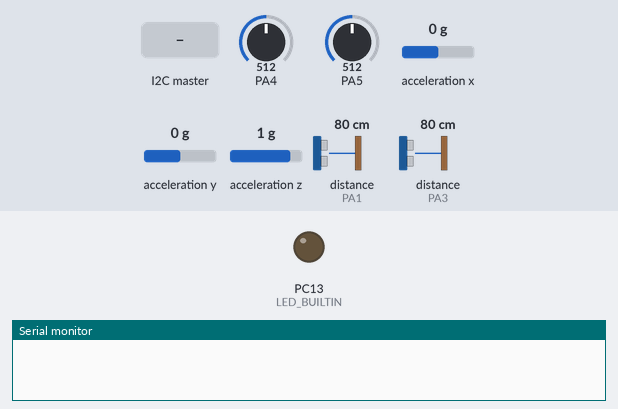
Bench run of a sketch on a simulated STM32 Black Pill. Shown: output pins drawn as LEDs (lit = HIGH), the last lines printed to the serial monitor. Wiring (inferred from the names in the program): 2 × ultrasonic range finder: trigger PA0, echo PA1 / trigger PA2, echo PA3; MPU-6050 motion sensor at I2C address 0x68; MPU-6050 motion sensor at I2C address 0x69. Dashed ring = blinking. The test bench sets the inputs (shaded band); at power-on: PA4 = 512, PA5 = 512, acceleration x 0 g, acceleration y 0 g, acceleration z 1 g, distance to the obstacle (sensors on PA1, PA3) 80 cm. The echo pulse lasts 58.3 µs per cm; pins used as bus, display or sensor lines are not drawn.

Above: at 0.0 s.
At 2.27 s:
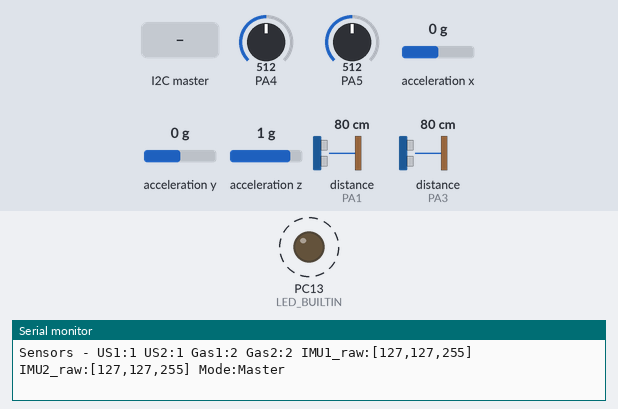
2.3 s: the I2C master sends the byte 1
5.3 s: the I2C master sends the byte 0
8.3 s: the I2C master sends the byte 90
Timing chart, 0 to 17.3 s (numbered marks = the images above; inputs shaded):
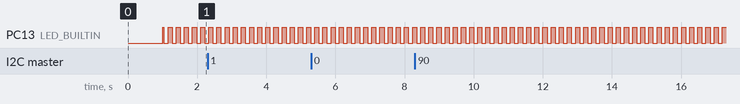

Measured:
- by itself, PC13 (LED_BUILTIN): alternates HIGH for 0.12 s and LOW for 0.12 s

The sketch:

STM32F401_SensorCollector.ino
```cpp
/*
 * STM32F401 Sensor Collector - I2C Slave (Address: 0x10)
 *
 * Hardware:
 * - 2x Ultrasonic sensors (HC-SR04 or similar)
 * - 2x Gas sensors (MQ series)
 * - 2x IMU sensors (MPU6050 or similar) on same I2C bus
 * - Hardware I2C for ESP8266 communication (default pins)
 *
 * Function: Collect sensor data and send to ESP8266 via I2C
 * Risk values: 1-3 for each sensor (1=safe, 2=warning, 3=danger)
 * IMU values: 0-255 raw data (128=0g, <128=negative, >128=positive)
 *
 * Note: All I2C devices share the same bus with different addresses
 * Uses mode switching between master (for IMU) and slave (for ESP8266)
 */

#include <Wire.h>

// I2C Configuration
#define I2C_SLAVE_ADDR 0x10

// Command codes from ESP8266
#define CMD_REQUEST_SENSORS 0x01
#define CMD_STATUS 0x02

// Ultrasonic sensor pins
#define ULTRASONIC1_TRIG PA0
#define ULTRASONIC1_ECHO PA1
#define ULTRASONIC2_TRIG PA2
#define ULTRASONIC2_ECHO PA3

// Gas sensor pins (analog)
#define GAS_SENSOR1 PA4
#define GAS_SENSOR2 PA5

// IMU sensors on same I2C bus
#define IMU1_ADDR 0x68  // MPU6050 default address
#define IMU2_ADDR 0x69  // MPU6050 with AD0 high

// Sensor data structure
struct SensorData {
  uint8_t ultrasonic1_risk;    // Risk level 1-3
  uint8_t ultrasonic2_risk;    // Risk level 1-3
  uint8_t gas1_risk;           // Risk level 1-3
  uint8_t gas2_risk;           // Risk level 1-3
  uint8_t imu1_x, imu1_y, imu1_z;  // IMU1 raw data 0-255
  uint8_t imu2_x, imu2_y, imu2_z;  // IMU2 raw data 0-255
} sensor_data;

// Global variables
volatile bool data_requested = false;
volatile bool i2c_master_mode = true;  // Flag to switch between master/slave
unsigned long last_sensor_read = 0;
const unsigned long SENSOR_UPDATE_INTERVAL = 100; // 100ms update rate

void setup() {
  Serial.begin(115200);
  delay(1000);
  Serial.println("STM32F401 Sensor Collector Starting...");

  // Initialize sensor pins
  initializeSensorPins();

  // Start in master mode to initialize IMU sensors
  Wire.begin();
  Wire.setClock(100000); // 100kHz for reliable communication

  // Initialize IMU sensors
  initializeIMUSensors();

  // Switch to slave mode for ESP8266 communication
  switchToSlaveMode();

  Serial.println("I2C Slave initialized (Address: 0x10)");
  Serial.println("System ready - collecting sensor data...");

  // Status LED
  pinMode(LED_BUILTIN, OUTPUT);
  digitalWrite(LED_BUILTIN, HIGH);

  // Initial sensor reading
  readAllSensors();
}

void loop() {
  // Update sensors periodically
  if (millis() - last_sensor_read >= SENSOR_UPDATE_INTERVAL) {
    // Temporarily switch to master mode for sensor reading
    if (!i2c_master_mode) {
      switchToMasterMode();
    }

    readAllSensors();
    last_sensor_read = millis();

    // Switch back to slave mode
    if (i2c_master_mode) {
      switchToSlaveMode();
    }

    // Blink LED to show activity
    digitalWrite(LED_BUILTIN, !digitalRead(LED_BUILTIN));
  }

  delay(10); // Small delay to prevent CPU overload
}

void switchToMasterMode() {
  Wire.end();
  Wire.begin();
  Wire.setClock(100000);
  i2c_master_mode = true;
}

void switchToSlaveMode() {
  Wire.end();
  Wire.begin(I2C_SLAVE_ADDR);
  Wire.onReceive(receiveEvent);
  Wire.onRequest(requestEvent);
  i2c_master_mode = false;
}

void initializeSensorPins() {
  // Ultrasonic sensors
  pinMode(ULTRASONIC1_TRIG, OUTPUT);
  pinMode(ULTRASONIC1_ECHO, INPUT);
  pinMode(ULTRASONIC2_TRIG, OUTPUT);
  pinMode(ULTRASONIC2_ECHO, INPUT);

  digitalWrite(ULTRASONIC1_TRIG, LOW);
  digitalWrite(ULTRASONIC2_TRIG, LOW);

  // Gas sensors (analog pins are input by default)
  Serial.println("Sensor pins initialized");
}

void initializeIMUSensors() {
  // Initialize IMU1
  Wire.beginTransmission(IMU1_ADDR);
  Wire.write(0x6B); // PWR_MGMT_1 register
  Wire.write(0);    // Wake up IMU
  byte error1 = Wire.endTransmission();

  if (error1 == 0) {
    Serial.println("IMU1 (0x68) initialized successfully");
  } else {
    Serial.println("IMU1 initialization failed");
  }

  delay(10);

  // Initialize IMU2
  Wire.beginTransmission(IMU2_ADDR);
  Wire.write(0x6B); // PWR_MGMT_1 register
  Wire.write(0);    // Wake up IMU
  byte error2 = Wire.endTransmission();

  if (error2 == 0) {
    Serial.println("IMU2 (0x69) initialized successfully");
  } else {
    Serial.println("IMU2 initialization failed");
  }
}

void readAllSensors() {
  // Read ultrasonic sensors (non-I2C)
  sensor_data.ultrasonic1_risk = readUltrasonicRisk(ULTRASONIC1_TRIG, ULTRASONIC1_ECHO);
  sensor_data.ultrasonic2_risk = readUltrasonicRisk(ULTRASONIC2_TRIG, ULTRASONIC2_ECHO);

  // Read gas sensors (non-I2C)
  sensor_data.gas1_risk = readGasRisk(GAS_SENSOR1);
  sensor_data.gas2_risk = readGasRisk(GAS_SENSOR2);

  // Read IMU sensors (I2C) - only if in master mode
  if (i2c_master_mode) {
    readIMURisk(IMU1_ADDR, sensor_data.imu1_x, sensor_data.imu1_y, sensor_data.imu1_z);
    delay(5);
    readIMURisk(IMU2_ADDR, sensor_data.imu2_x, sensor_data.imu2_y, sensor_data.imu2_z);
  }

  // Debug output (every 1 second)
  static unsigned long last_debug = 0;
  if (millis() - last_debug >= 1000) {
    Serial.print("Sensors - US1:");
    Serial.print(sensor_data.ultrasonic1_risk);
    Serial.print(" US2:");
    Serial.print(sensor_data.ultrasonic2_risk);
    Serial.print(" Gas1:");
    Serial.print(sensor_data.gas1_risk);
    Serial.print(" Gas2:");
    Serial.print(sensor_data.gas2_risk);
    Serial.print(" IMU1_raw:[");
    Serial.print(sensor_data.imu1_x);
    Serial.print(",");
    Serial.print(sensor_data.imu1_y);
    Serial.print(",");
    Serial.print(sensor_data.imu1_z);
    Serial.print("] IMU2_raw:[");
    Serial.print(sensor_data.imu2_x);
    Serial.print(",");
    Serial.print(sensor_data.imu2_y);
    Serial.print(",");
    Serial.print(sensor_data.imu2_z);
    Serial.print("] Mode:");
    Serial.println(i2c_master_mode ? "Master" : "Slave");
    last_debug = millis();
  }
}

uint8_t readUltrasonicRisk(int trigPin, int echoPin) {
  // Send trigger pulse
  digitalWrite(trigPin, HIGH);
  delayMicroseconds(10);
  digitalWrite(trigPin, LOW);

  // Read echo pulse
  unsigned long duration = pulseIn(echoPin, HIGH, 30000); // 30ms timeout

  if (duration == 0) {
    return 3; // No reading = danger
  }

  // Calculate distance in cm
  float distance = (duration * 0.034) / 2;

  // Convert to risk level
  if (distance > 50) return 1;      // Safe
  else if (distance > 20) return 2; // Warning
  else return 3;                    // Danger
}

uint8_t readGasRisk(int gasPin) {
  int gasValue = analogRead(gasPin);

  // Convert analog reading to risk level
  // Adjust thresholds based on your gas sensor specifications
  if (gasValue < 300) return 1;      // Safe
  else if (gasValue < 600) return 2; // Warning
  else return 3;                     // Danger
}

void readIMURisk(uint8_t imuAddr, uint8_t &x_raw, uint8_t &y_raw, uint8_t &z_raw) {
  int16_t accel_x, accel_y, accel_z;

  // Read accelerometer data
  Wire.beginTransmission(imuAddr);
  Wire.write(0x3B); // ACCEL_XOUT_H register
  byte error = Wire.endTransmission(false);

  if (error != 0) {
    // IMU read error - return mid-range values
    x_raw = y_raw = z_raw = 128;
    return;
  }

  Wire.requestFrom(imuAddr, (uint8_t)6);
  if (Wire.available() >= 6) {
    accel_x = (Wire.read() << 8) | Wire.read();
    accel_y = (Wire.read() << 8) | Wire.read();
    accel_z = (Wire.read() << 8) | Wire.read();
  } else {
    x_raw = y_raw = z_raw = 128;
    return;
  }

  // Convert raw accelerometer data to 0-255 range
  // MPU6050 range is typically ±2g = ±16384 LSB
  // Map from -16384 to +16384 → 0 to 255
  x_raw = map(constrain(accel_x, -16384, 16384), -16384, 16384, 0, 255);
  y_raw = map(constrain(accel_y, -16384, 16384), -16384, 16384, 0, 255);
  z_raw = map(constrain(accel_z, -16384, 16384), -16384, 16384, 0, 255);
}

// Convert raw accelerometer data to 0-255 range
// This function is no longer needed as we now map directly in readIMURisk()
// Keeping comment for reference: 128 = 0g, <128 = negative acceleration, >128 = positive acceleration

// I2C receive event (command from ESP8266)
void receiveEvent(int bytes) {
  while (Wire.available()) {
    uint8_t command = Wire.read();

    switch (command) {
      case CMD_REQUEST_SENSORS:
        data_requested = true;
        Serial.println("Sensor data requested by ESP8266");
        break;

      case CMD_STATUS:
        // Status request - no action needed
        break;

      default:
        Serial.print("Unknown command: 0x");
        Serial.println(command, HEX);
        break;
    }
  }
}

// I2C request event (ESP8266 requesting data)
void requestEvent() {
  if (data_requested) {
    // Send all sensor data (10 bytes total)
    uint8_t data[10];

    // Copy sensor data safely
    noInterrupts();
    data[0] = sensor_data.ultrasonic1_risk;
    data[1] = sensor_data.ultrasonic2_risk;
    data[2] = sensor_data.gas1_risk;
    data[3] = sensor_data.gas2_risk;
    data[4] = sensor_data.imu1_x;
    data[5] = sensor_data.imu1_y;
    data[6] = sensor_data.imu1_z;
    data[7] = sensor_data.imu2_x;
    data[8] = sensor_data.imu2_y;
    data[9] = sensor_data.imu2_z;
    interrupts();

    Wire.write(data, 10);
    data_requested = false;

    Serial.println("Sensor data sent to ESP8266");
  } else {
    // Send status byte
    Wire.write(0xAA); // Ready status
  }
}
```
